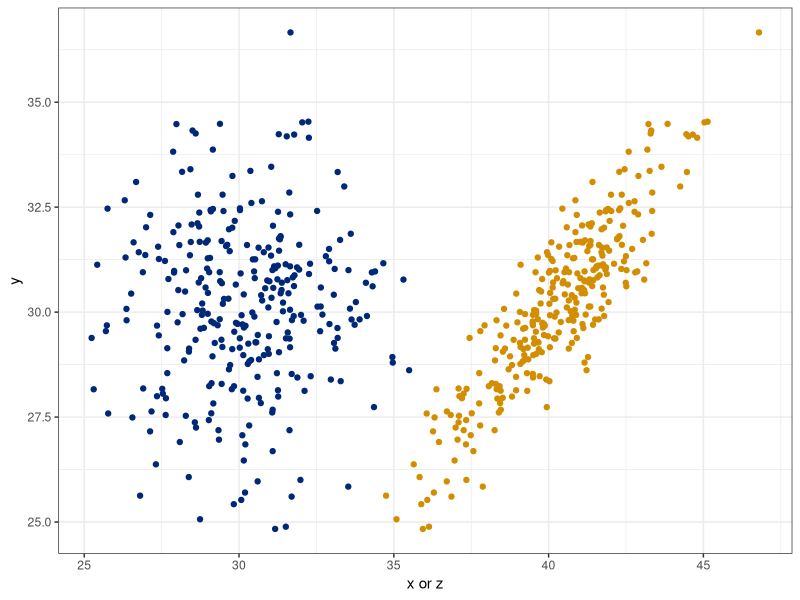

Recreate this plot in R.
## ---- chunk 1
library(tidyverse)
## ---- chunk 2
set.seed(12345)
r <- 0.9 #correlation coefficient between y and z
x <-  rnorm(300, 30, 2)
y <-  rnorm(300, 30, 2)
z <- r*y+sqrt(1-r^2)*x

spur <- data.frame(x, y, z) 
## ---- chunk 3
spur %>% ggplot(aes(x, y)) + 
  geom_point(color="#002878") + 
  theme_bw() +
  geom_point(aes(z,y), color="#d28e00")+
  labs(x="x or z")

## ---- chunk 4
X <- spur$x
Y <- spur$y
Z <- spur$z

cor(X, Y, method="pearson")
by.hand <- cov(X,Y)/sqrt(var(X)*var(Y)); by.hand

cor(Z,Y, method="pearson")
cor(Z, Y, method="spearman")

cor.test(X, Y, method="pearson", alternative="two.sided", conf.level=0.95)
cor.test(Z, Y, method="pearson", alternative="two.sided", conf.level=0.95)

